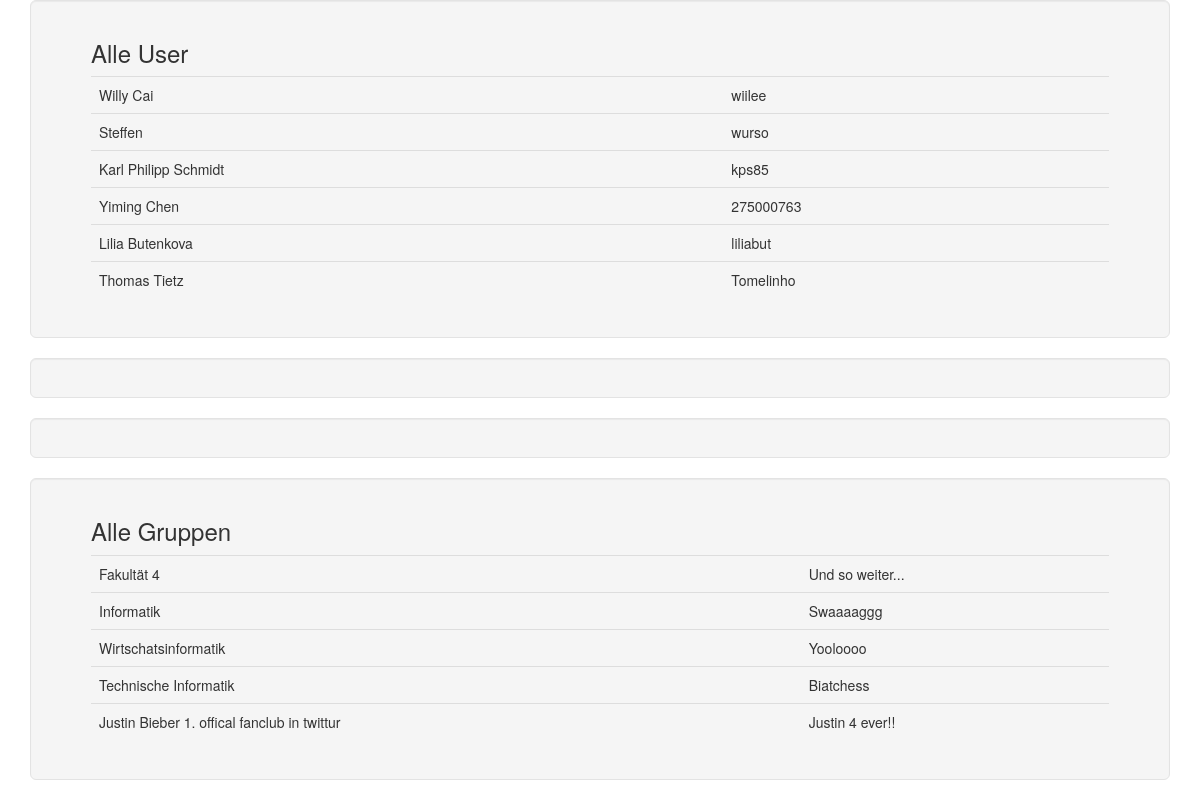
The app's page /twittur/ with its own data.
### twittur/models.py (models this page shows, shortened)
class User(models.Model):
    name = models.CharField( max_length = 200 )
    nickname = models.CharField( max_length = 200 )
    email = models.EmailField( max_length = 200 )
    password = models.CharField( max_length = 200 )
    lastSeen = models.DateTimeField( 'last seen' )
    studentNumber = models.IntegerField(default=0)
    academicDiscipline = models.CharField( max_length = 200 )
    picture = models.ImageField( upload_to = 'profilPicture/', height_field = None, width_field = None, max_length = 100, blank=True)

class Group(models.Model):
    name = models.CharField( max_length = 50 )
    description = models.CharField( max_length = 256 )
    picture = models.ImageField( upload_to = 'profilPicture/', height_field = None, width_field = None, max_length = 100, blank=True)
    date = models.DateTimeField( 'date published' )
    superGroup = models.ForeignKey( 'self',  blank = True, null = True )

### twittur/views.py (the view)
def index(request):
	user_list = User.objects.all()
	group_list = Group.objects.all()
	context = { 'user_list': user_list , 'group_list': group_list }
	return render(request, 'twittur/index.html', context)

### twittur/templates/twittur/index.html (shortened to what this page needs)
{% extends 'twittur/base.html' %}
{% block user %}
	<h3> Alle User</h3>
	{% if user_list %}
	   	<table class="table">
		   	<tbody>
		    {% for user in user_list %}
		    <tr>
		        <td> {{ user.name }} </td>
		        <td> {{ user.nickname }} </td>
		    </tr>
		    {% endfor %}
			</tbody>
		</table>
	{% else %}
	    <p>No User</p>
	{% endif %}
{% endblock %}
{% block group %}
	 <h3> Alle Gruppen</h3>
	{% if group_list %}
	   	<table class="table">
		   	<tbody>
		    {% for group in group_list %}
		    <tr>
		        <td> {{ group.name }} </td>
		        <td> {{ group.description }} </td>
		    </tr>
		    {% endfor %}
			</tbody>
		</table>
	{% else %}
	    <p>No User</p>
	{% endif %}
{% endblock %}

### twittur/templates/twittur/base.html (shortened to what this page needs)
{% load staticfiles %}
<!DOCTYPE html>
<html lang="en">
  <head>
    <link href="{% static 'css/bootstrap.min.css' %}" rel="stylesheet" />
  </head>
  <body>
    <div class = "container">
      <div class = "jumbotron well">
        {% block user %}
        {% endblock %}
      </div>
    </div>
    <div class = "container">
      <div class = "jumbotron well">
      </div>
    </div>
    <div class = "container">
      <div class = "jumbotron well">
      </div>
    </div>
    <div class = "container">
      <div class = "jumbotron well">
        {% block group %}
        {% endblock %}
      </div>
    </div>
  </body>
</html>

### records on screen
User: name "Willy Cai", nickname "wiilee"
User: name "Steffen", nickname "wurso"
User: name "Karl Philipp Schmidt", nickname "kps85"
User: name "Yiming Chen", nickname "275000763"
User: name "Lilia Butenkova", nickname "liliabut"
User: name "Thomas Tietz", nickname "Tomelinho"
Group: name "Fakultät 4", description "Und so weiter..."
Group: name "Informatik", description "Swaaaaggg"
Group: name "Wirtschatsinformatik", description "Yooloooo"
Group: name "Technische Informatik", description "Biatchess"
Group: name "Justin Bieber 1. offical fanclub in twittur", description "Justin 4 ever!!"
